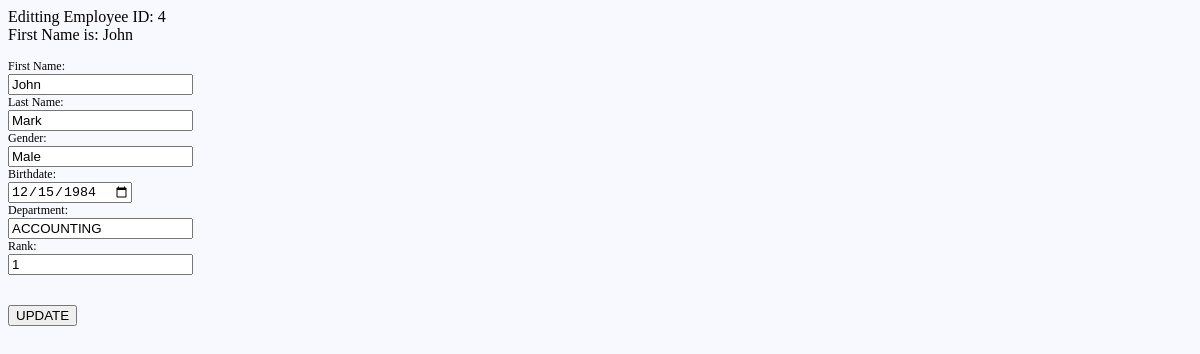
/Fulwiz/outputs/Seguisabal/philsite/edit.php?key=4&fname=John, run on the app's committed database.
### tables this page shows
CREATE TABLE `tblemployee` (
  `ID` int(11) NOT NULL,
  `Efname` varchar(255) NOT NULL,
  `Elname` varchar(255) NOT NULL,
  `Egender` varchar(6) NOT NULL,
  `Ebirthdate` date NOT NULL,
  `Edept` varchar(255) NOT NULL,
  `rank` varchar(255) NOT NULL,
  `status` varchar(100) NOT NULL
);

### Fulwiz/outputs/Seguisabal/philsite/edit.php (the view, shortened to what this page needs)
<?php
    include_once ("config.php");
    $eid = $_GET['key'];
    $fname = $_GET['fname'];
    echo "Editting Employee ID: " . $eid . "<br/>" . "First Name is: " .  $fname;
    $sql = "SELECT * FROM tblemployee WHERE id = :x";
    $query = $conn->prepare($sql);
    $query->execute(array(':x' => $eid));
    while($row=$query->fetch(PDO::FETCH_ASSOC))
    {
        $firstName = $row['Efname'];
        $lastName = $row['Elname'];
        $gender = $row['Egender'];
        $bday = $row['Ebirthdate'];
        $dept = $row['Edept'];
        $rank = $row['rank'];
    }
?>
<!DOCTYPE html>
<html lang="en">
<head>
    <link rel="stylesheet" href="style.css">
</head>
<body>
    <form action="update.php" method="POST">
        <br/>
        <label for="">First Name:</label> <br/>
        <input type="text" name="firstname" value="<?php echo $firstName; ?>"> <br/>
        <label for="">Last Name:</label> <br/>
        <input type="text" name="lastname" value="<?php echo $lastName; ?>"> <br/>
        <label for="">Gender:</label> <br/>
        <input type="text" name="gender" value="<?php echo $gender; ?>"> <br/>
        <label for="">Birthdate:</label> <br/>
        <input type="date" name="bdate" value="<?php echo $bday; ?>"> <br/>
        <label for="">Department:</label> <br/>
        <input type="text" name="dept" value="<?php echo $dept; ?>"> <br/>
        <label for="">Rank:</label> <br/>
        <input type="text" name="rank" value="<?php echo $rank; ?>"> <br/><br/>
        <input type="hidden" name="id" value="<?php echo $eid; ?>"> <br/>
        <input type="submit" name="update" value="UPDATE"/> <br/>
    </form>
</body>
</html>

### data on the page
tblemployee: firstname "John", lastname "Mark", gender "Male", bdate "12/15/1984", dept "ACCOUNTING", rank "1"

### other printed values
$eid "4"
$fname "John"
